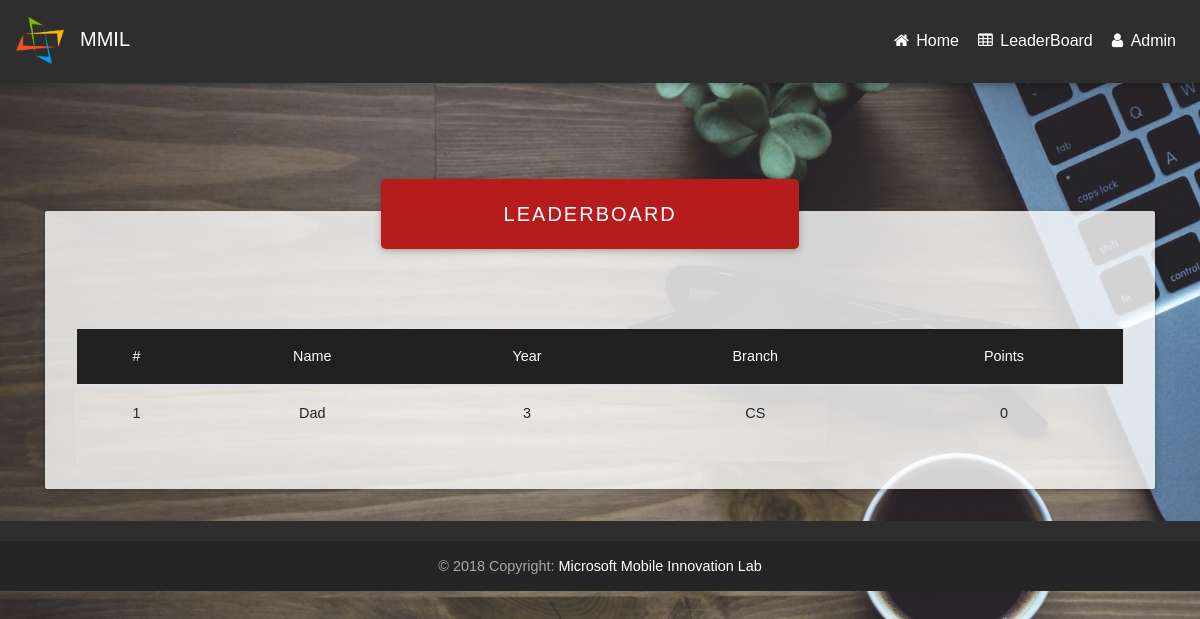
The app's page /leaderboard/, older data.
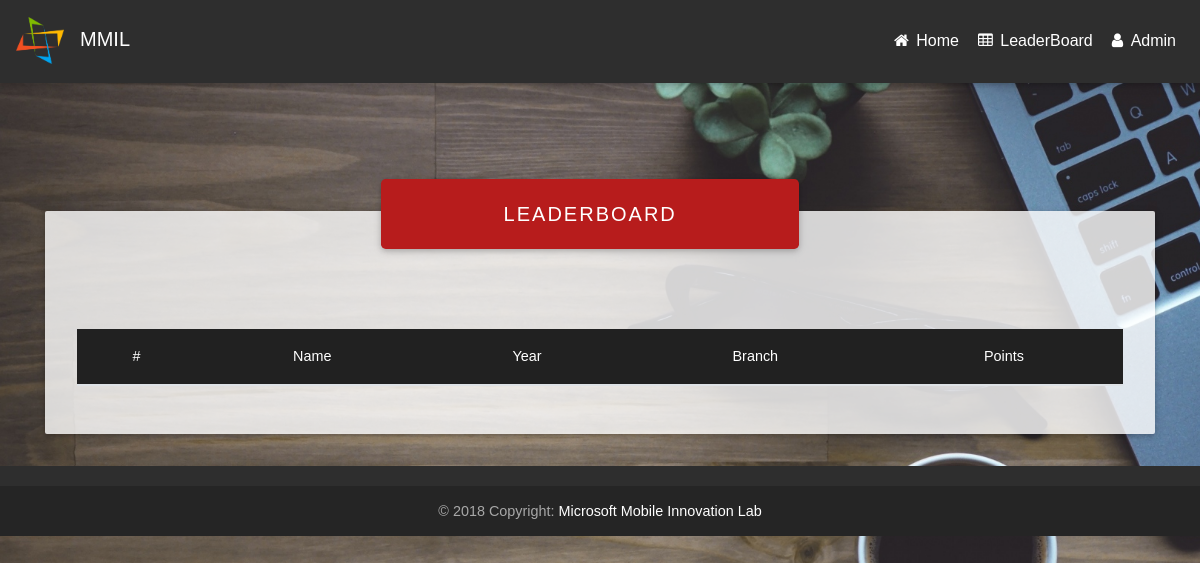
The same page, newer data.
### leaderboard/models.py (models this page shows, shortened)
class leaderboard(models.Model):
	user=models.ForeignKey(User,on_delete=models.CASCADE)
	correct_qus=models.IntegerField()
	wrong_qus=models.IntegerField()
	points=models.IntegerField()
	message=models.CharField(max_length=255)
	attempted_qus=models.IntegerField()

### userprofile/models.py (models this page shows, shortened)
class profile(models.Model):
	user=models.ForeignKey(User,on_delete=models.CASCADE)
	name=models.CharField(max_length=255)
	college=models.CharField(max_length=255)
	year=models.IntegerField()
	branch=models.CharField(max_length=255)
	start_time=models.IntegerField(default=0)
	rem_time=models.IntegerField(default=1800)
	contact=models.IntegerField(null=True,blank=True);

### mcq_v2/views.py (the view)
# urls.py: path('leaderboard/',leaderboard),
def leaderboard(request):
	object_1=lb.objects.all().order_by('-points')
	context={
		"object":object_1
	}
	return render(request,'test/leaderboard.html',context)

### templates/test/leaderboard.html (shortened to what this page needs)
{% load static %}
<!DOCTYPE html>
<html lang="en">
<head>
    <link rel="stylesheet" href="https://maxcdn.bootstrapcdn.com/font-awesome/4.7.0/css/font-awesome.min.css">
    <link href="{% static 'assets/css/bootstrap.min.css' %}" rel="stylesheet">
    <link href="{% static 'assets/css/mdb.min.css' %}" rel="stylesheet">
    <link href="{% static 'assets/css/animate.css' %}" rel="stylesheet">
    <link href="{% static 'assets/css/Table.css' %}" rel="stylesheet">
</head>
<body class="fixed-sn animated fadeIn">
    <header>
        <nav class="navbar navbar-expand-lg navbar-dark elegant-color">
            <a href="http://jssmmil.in/" class="navbar-brand" title="MMIL Website"><img src="{% static 'assets/img/logo.png' %}">
                <p id="head">MMIL</p>
            </a>
            <ul class="nav navbar-nav nav-flex-icons ml-auto">
                 <li class="nav-item">
                    <a href="/" class="nav-link">
                        <i class="fa fa-home"></i>
                        <span class="clearfix d-none d-sm-inline-block">Home</span>
                    </a>
                </li>
                <li class="nav-item">
                    <a href="/leaderboard" class="nav-link">
                        <i class="fa fa-table"></i>
                        <span class="clearfix d-none d-sm-inline-block">LeaderBoard</span>
                    </a>
                </li>
                 <li class="nav-item">
                    <a href="/admin" class="nav-link">
                        <i class="fa fa-user"></i>
                        <span class="clearfix d-none d-sm-inline-block">Admin</span>
                    </a>
                </li>
            </ul>
    </header>
    <main class="container">
            <div class="jumbotron">
               <div class="card text-center z-depth-2">
                  <div class="card-body">
                    <p class="white-text mb-0">LeaderBoard</p>
                  </div>
               </div>
               <table class="table table-hover">
                 <thead class="mdb-color grey darken-4">
                   <tr class="text-white">
                      <th>#</th>
                      <th>Name</th>
                      <th>Year</th>
                      <th>Branch</th>
                      <th>Points</th>
                   </tr>
                 </thead>
                 <tbody>
                  {% for obj in object %}
                    <tr>
                      <th scope="row">{{forloop.counter}}</th>
                      <td>{{obj.user.profile_set.all.first.name}}</td>
                      <td>{{obj.user.profile_set.all.first.year}}</td>
                      <td>{{obj.user.profile_set.all.first.branch}}</td>
                      <td>{{obj.points}}</td>
                    </tr>
                  {% endfor %}
                 </tbody>
               </table>
           </div>
    </main>
    <footer class="page-footer elegant-color center-on-small-only">
        <div class="footer-copyright">
            <div class="container-fluid">
                © 2018 Copyright:
                <a href="http://jssmmil.in/"> Microsoft Mobile Innovation Lab</a>
            </div>
        </div>
    </footer>
</body>
</html>

Row changes from the older to the newer data that the page shows:
removed leaderboard: user.profile_set.all.first.name "Dad", user.profile_set.all.first.year "3", user.profile_set.all.first.branch "CS", points "0"
